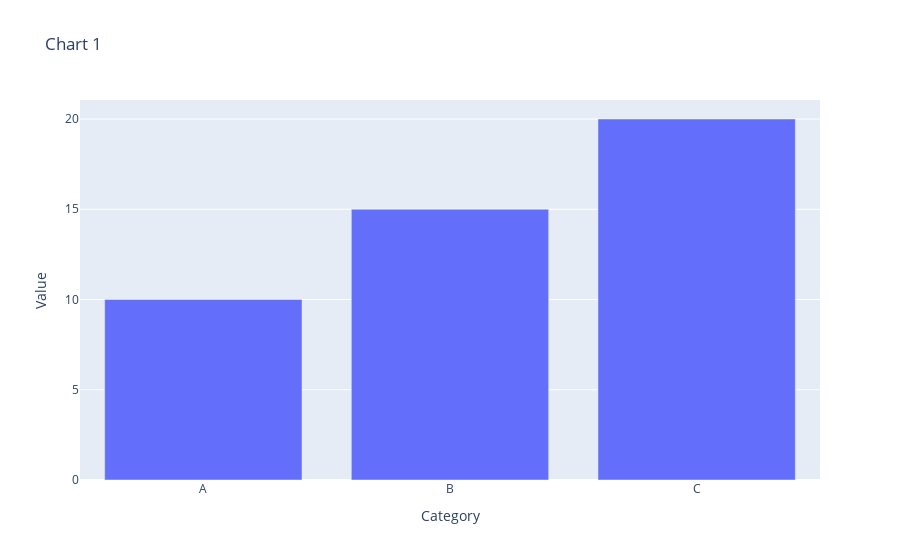

Here is the notebook cell this chart was saved with:
### Code cell
create_bar_chart(data1, 'Chart 1')

### Figure 1 — Plotly figure (JSON) as saved in the notebook; plotly's stock layout.template omitted (floating-point values rounded to 4 significant figures)
{"data": [{"type": "bar", "x": ["A", "B", "C"], "y": [10, 15, 20]}], "layout": {"title": {"text": "Chart 1"}, "xaxis": {"title": {"text": "Category"}}, "yaxis": {"title": {"text": "Value"}}}}
